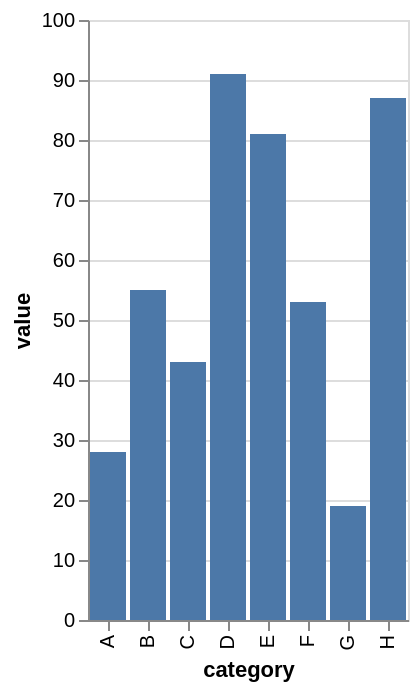

The Vega-Lite source for this figure:
### Vega-Lite specification from a JSON file in a GitHub repository (floating-point values rounded to 4 significant figures)
{"$schema": "https://vega.github.io/schema/vega-lite/v5.json", "description": "A simple bar chart", "data": {"values": [{"category": "A", "value": 28}, {"category": "B", "value": 55}, {"category": "C", "value": 43}, {"category": "D", "value": 91}, {"category": "E", "value": 81}, {"category": "F", "value": 53}, {"category": "G", "value": 19}, {"category": "H", "value": 87}]}, "mark": "bar", "encoding": {"x": {"field": "category", "type": "nominal"}, "y": {"field": "value", "type": "quantitative"}}}
